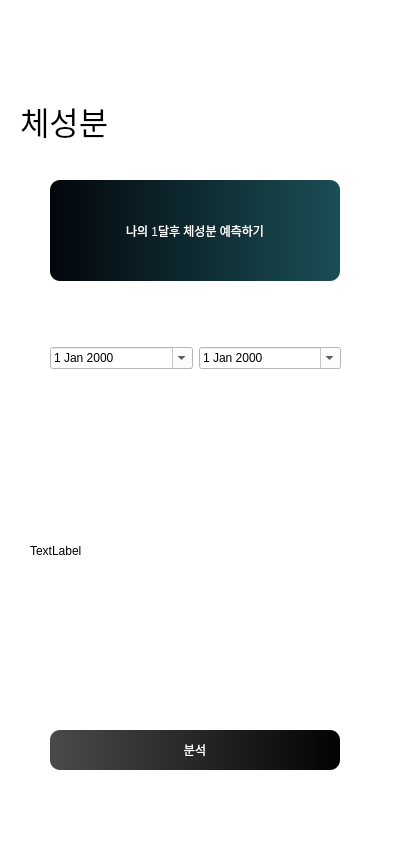
<?xml version="1.0" encoding="UTF-8"?>
<ui version="4.0">
 <class>Dialog</class>
 <widget class="QDialog" name="Dialog">
  <property name="geometry">
   <rect>
    <x>0</x>
    <y>0</y>
    <width>393</width>
    <height>853</height>
   </rect>
  </property>
  <property name="windowTitle">
   <string>Dialog</string>
  </property>
  <property name="styleSheet">
   <string notr="true">background-color: rgb(255, 255, 255);</string>
  </property>
  <widget class="QLabel" name="lb_User_Name">
   <property name="geometry">
    <rect>
     <x>20</x>
     <y>100</y>
     <width>261</width>
     <height>41</height>
    </rect>
   </property>
   <property name="font">
    <font>
     <family>BM Dohyeon</family>
     <pointsize>24</pointsize>
    </font>
   </property>
   <property name="styleSheet">
    <string notr="true">color: rgb(0, 0, 0);</string>
   </property>
   <property name="text">
    <string>체성분</string>
   </property>
  </widget>
  <widget class="QLabel" name="lb_bodymetrics">
   <property name="geometry">
    <rect>
     <x>30</x>
     <y>420</y>
     <width>340</width>
     <height>261</height>
    </rect>
   </property>
   <property name="text">
    <string>TextLabel</string>
   </property>
  </widget>
  <widget class="QWidget" name="layoutWidget">
   <property name="geometry">
    <rect>
     <x>50</x>
     <y>340</y>
     <width>291</width>
     <height>36</height>
    </rect>
   </property>
   <layout class="QGridLayout" name="gridLayout">
    <item row="0" column="2">
     <widget class="QDateEdit" name="de_to">
      <property name="styleSheet">
       <string notr="true">color: rgb(0, 0, 0);</string>
      </property>
      <property name="buttonSymbols">
       <enum>QAbstractSpinBox::PlusMinus</enum>
      </property>
      <property name="calendarPopup">
       <bool>true</bool>
      </property>
     </widget>
    </item>
    <item row="0" column="0">
     <widget class="QDateEdit" name="de_from">
      <property name="styleSheet">
       <string notr="true">color: rgb(0, 0, 0);</string>
      </property>
      <property name="buttonSymbols">
       <enum>QAbstractSpinBox::PlusMinus</enum>
      </property>
      <property name="calendarPopup">
       <bool>true</bool>
      </property>
     </widget>
    </item>
   </layout>
  </widget>
  <widget class="QPushButton" name="btn_analytics">
   <property name="geometry">
    <rect>
     <x>50</x>
     <y>730</y>
     <width>290</width>
     <height>40</height>
    </rect>
   </property>
   <property name="styleSheet">
    <string notr="true">background-color: qlineargradient(spread:pad, x1:0, y1:0, x2:1, y2:0, stop:0 rgba(74, 74, 74, 255), stop:1 rgba(3, 3, 3, 255));
color: white;
border-radius: 10px; 
padding: 5px;
</string>
   </property>
   <property name="text">
    <string>분석</string>
   </property>
  </widget>
  <widget class="QPushButton" name="btn_back">
   <property name="geometry">
    <rect>
     <x>20</x>
     <y>60</y>
     <width>35</width>
     <height>35</height>
    </rect>
   </property>
   <property name="palette">
    <palette>
     <active>
      <colorrole role="Button">
       <brush brushstyle="SolidPattern">
        <color alpha="0">
         <red>255</red>
         <green>255</green>
         <blue>255</blue>
        </color>
       </brush>
      </colorrole>
      <colorrole role="Base">
       <brush brushstyle="SolidPattern">
        <color alpha="0">
         <red>255</red>
         <green>255</green>
         <blue>255</blue>
        </color>
       </brush>
      </colorrole>
      <colorrole role="Window">
       <brush brushstyle="SolidPattern">
        <color alpha="0">
         <red>255</red>
         <green>255</green>
         <blue>255</blue>
        </color>
       </brush>
      </colorrole>
     </active>
     <inactive>
      <colorrole role="Button">
       <brush brushstyle="SolidPattern">
        <color alpha="0">
         <red>255</red>
         <green>255</green>
         <blue>255</blue>
        </color>
       </brush>
      </colorrole>
      <colorrole role="Base">
       <brush brushstyle="SolidPattern">
        <color alpha="0">
         <red>255</red>
         <green>255</green>
         <blue>255</blue>
        </color>
       </brush>
      </colorrole>
      <colorrole role="Window">
       <brush brushstyle="SolidPattern">
        <color alpha="0">
         <red>255</red>
         <green>255</green>
         <blue>255</blue>
        </color>
       </brush>
      </colorrole>
     </inactive>
     <disabled>
      <colorrole role="Button">
       <brush brushstyle="SolidPattern">
        <color alpha="0">
         <red>255</red>
         <green>255</green>
         <blue>255</blue>
        </color>
       </brush>
      </colorrole>
      <colorrole role="Base">
       <brush brushstyle="SolidPattern">
        <color alpha="0">
         <red>255</red>
         <green>255</green>
         <blue>255</blue>
        </color>
       </brush>
      </colorrole>
      <colorrole role="Window">
       <brush brushstyle="SolidPattern">
        <color alpha="0">
         <red>255</red>
         <green>255</green>
         <blue>255</blue>
        </color>
       </brush>
      </colorrole>
     </disabled>
    </palette>
   </property>
   <property name="cursor">
    <cursorShape>PointingHandCursor</cursorShape>
   </property>
   <property name="styleSheet">
    <string notr="true">QPushButton {
background-image: url(:/images/img/Back.png);
background-color: rgb(255, 255, 255,0);
border-radius: 5px; 
padding: 5px;
}</string>
   </property>
   <property name="text">
    <string/>
   </property>
  </widget>
  <widget class="QPushButton" name="btn_met">
   <property name="geometry">
    <rect>
     <x>50</x>
     <y>180</y>
     <width>290</width>
     <height>101</height>
    </rect>
   </property>
   <property name="styleSheet">
    <string notr="true">background-color: qlineargradient(spread:pad, x1:0, y1:0, x2:1, y2:0, stop:0 rgba(3, 6, 12, 255), stop:1 rgba(26, 78, 86, 255));
background-image: url(:/images/img/ai.jpg);
color: white;
border-radius: 10px; 
padding: 5px;
</string>
   </property>
   <property name="text">
    <string>나의 1달후 체성분 예측하기</string>
   </property>
  </widget>
 </widget>
 <resources>
  <include location="resource.qrc"/>
 </resources>
 <connections/>
</ui>
